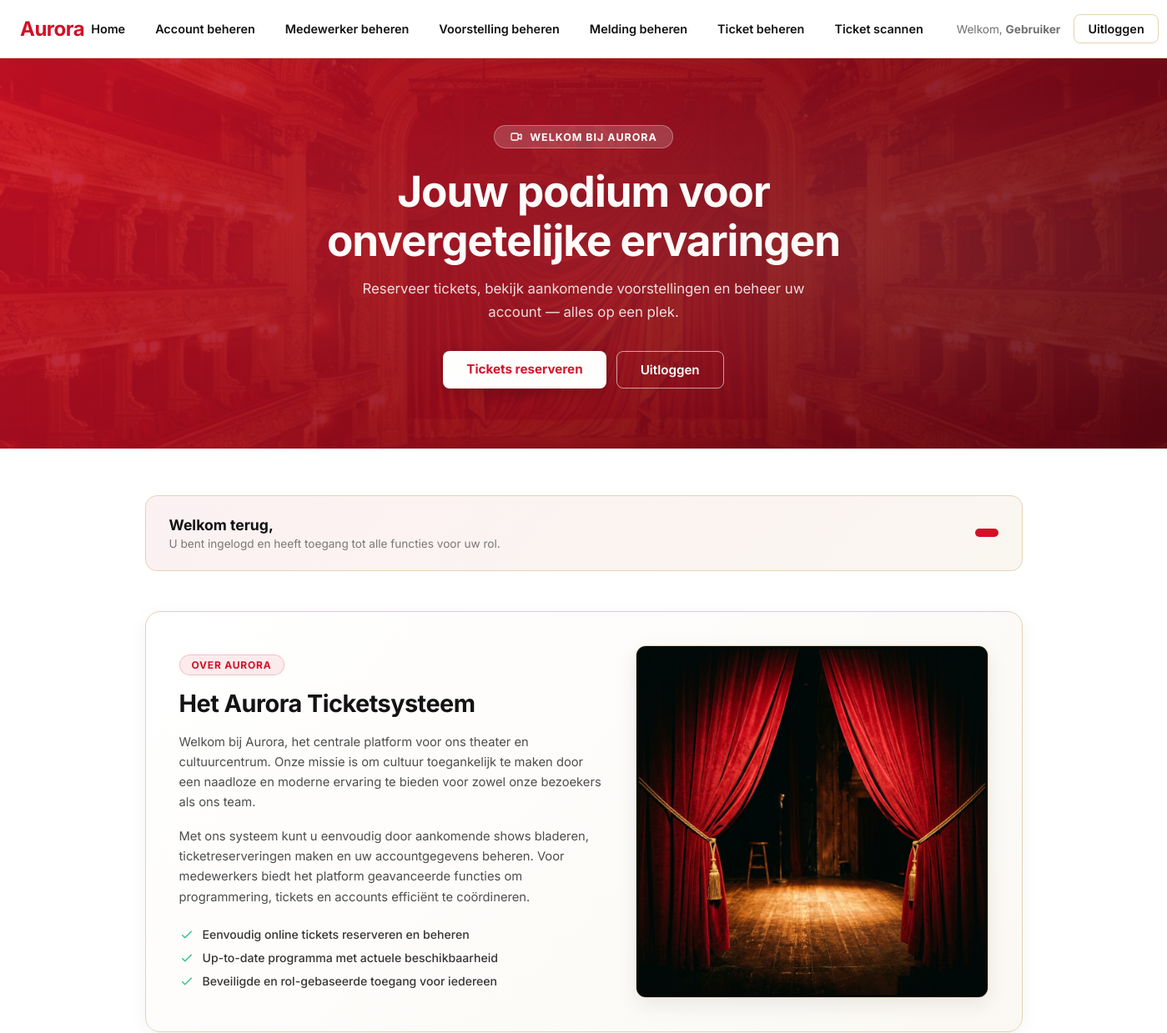
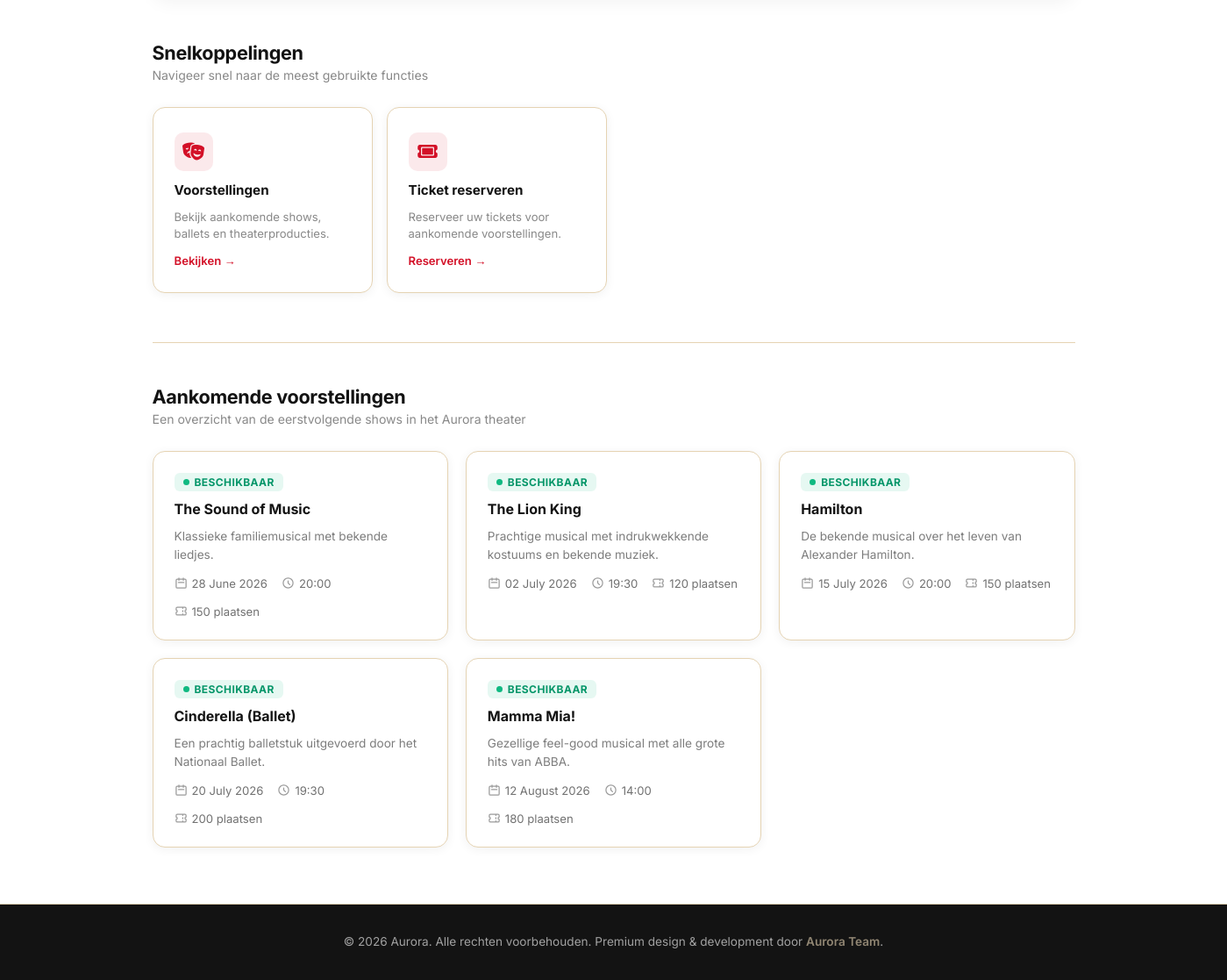
Page /informatie/home.php (signed in) on the committed database (2 pictures, top to bottom).
### tables this page shows
CREATE TABLE Voorstelling (
    Id INT NOT NULL AUTO_INCREMENT
    ,MedewerkerId INT NOT NULL
    ,Naam VARCHAR(100) NOT NULL
    ,Beschrijving TEXT NULL
    ,Datum DATE NOT NULL
    ,Tijd TIME NOT NULL
    ,MaxAantalTickets INT NOT NULL
    ,Beschikbaarheid VARCHAR(50) NOT NULL  
    ,IsActief BIT NOT NULL DEFAULT 1
    ,Opmerking VARCHAR(250) NULL
    ,DatumAangemaakt DATETIME(6) NOT NULL DEFAULT CURRENT_TIMESTAMP(6)
    ,DatumGewijzigd DATETIME(6) NOT NULL DEFAULT CURRENT_TIMESTAMP(6) ON UPDATE CURRENT_TIMESTAMP(6)
    ,PRIMARY KEY (Id)
    ,FOREIGN KEY (MedewerkerId) REFERENCES Medewerker(Id)
);

### informatie/home.php (the view, shortened to what this page needs)
<?php
$dbFout      = false;
$foutmelding = '';
$voorstellingen = [];
try {
    require_once __DIR__ . '/../config.php';
    $stmt = $pdo->prepare("
        SELECT Naam, Beschrijving, Datum, Tijd, MaxAantalTickets, Beschikbaarheid
        FROM voorstelling
        WHERE IsActief = 1 AND Beschikbaarheid != 'Geannuleerd' AND Datum >= CURDATE()
        ORDER BY Datum ASC, Tijd ASC
        LIMIT 6
    ");
    $stmt->execute();
    $voorstellingen = $stmt->fetchAll(PDO::FETCH_ASSOC);
} catch (PDOException $e) {
    $dbFout      = true;
    $foutmelding = 'De server is momenteel niet bereikbaar. Probeer het later opnieuw.';
} catch (Throwable $e) {
    $dbFout      = true;
    $foutmelding = 'Er is een onverwachte fout opgetreden. Probeer het later opnieuw.';
}
$rol        = $_SESSION['rol'] ?? '';
$naam       = $_SESSION['naam'] ?? '';
?>
<!DOCTYPE html>
<html lang="nl">
<head>
    <link rel="stylesheet" href="https://cdnjs.cloudflare.com/ajax/libs/font-awesome/6.4.2/css/all.min.css">
</head>
<body>
<?php require_once __DIR__ . '/../includes/navbar.php'; ?>
<?php if ($dbFout): ?>
    <main class="fout-full-page">
        <div class="fout-kaart" role="alert" aria-live="assertive">
            <div class="fout-icoon">
                <svg xmlns="http://www.w3.org/2000/svg" fill="none" viewBox="0 0 24 24" stroke="currentColor" stroke-width="2"><path stroke-linecap="round" stroke-linejoin="round" d="M12 9v2m0 4h.01m-6.938 4h13.856c1.54 0 2.502-1.667 1.732-3L13.732 4c-.77-1.333-2.694-1.333-3.464 0L3.34 16c-.77 1.333.192 3 1.732 3z"/></svg>
            </div>
            <h2>Server niet bereikbaar</h2>
            <p><?= htmlspecialchars($foutmelding) ?></p>
            <a href="home.php" class="btn-refresh">Probeer opnieuw</a>
        </div>
    </main>
<?php else: ?>
    <section class="hero">
        <div class="hero-badge">
            <svg xmlns="http://www.w3.org/2000/svg" fill="none" viewBox="0 0 24 24" stroke="currentColor" stroke-width="2"><path stroke-linecap="round" stroke-linejoin="round" d="M15 10l4.553-2.276A1 1 0 0121 8.618v6.764a1 1 0 01-1.447.894L15 14M5 18h8a2 2 0 002-2V8a2 2 0 00-2-2H5a2 2 0 00-2 2v8a2 2 0 002 2z"/></svg>
            Welkom bij Aurora
        </div>
        <h1>Jouw podium voor<br>onvergetelijke ervaringen</h1>
        <p>Reserveer tickets, bekijk aankomende voorstellingen en beheer uw account — alles op een plek.</p>
        <div class="hero-acties">
            <?php if ($isIngelogd): ?>
                <a href="../ticket-reseveren/ticket-beheren/index.php" class="btn-hero-primary" id="btn-tickets-reserveren">Tickets reserveren</a>
                <a href="../uitloggen.php" class="btn-hero-secondary" id="btn-uitloggen-hero">Uitloggen</a>
            <?php else: ?>
                <a href="../login.php" class="btn-hero-primary" id="btn-inloggen-hero">Inloggen</a>
                <a href="#voorstellingen" class="btn-hero-secondary" id="btn-bekijk-voorstellingen">Bekijk voorstellingen</a>
            <?php endif; ?>
        </div>
    </section>
    <main class="home-main">
        <?php if ($isIngelogd): ?>
        <div class="welkom-banner" role="complementary" aria-label="Welkomstbericht">
            <div class="welkom-tekst">
                <h2>Welkom terug, <?= htmlspecialchars($naam) ?></h2>
                <p>U bent ingelogd en heeft toegang tot alle functies voor uw rol.</p>
            </div>
            <span class="rol-badge"><?= htmlspecialchars($rol) ?></span>
        </div>
        <?php endif; ?>
        <section class="systeem-info" aria-labelledby="kop-systeem-info">
            <div class="systeem-grid">
                <div class="systeem-tekst">
                    <span class="info-badge">Over Aurora</span>
                    <h2 id="kop-systeem-info">Het Aurora Ticketsysteem</h2>
                    <p>Welkom bij Aurora, het centrale platform voor ons theater en cultuurcentrum. Onze missie is om cultuur toegankelijk te maken door een naadloze en moderne ervaring te bieden voor zowel onze bezoekers als ons team.</p>
                    <p>Met ons systeem kunt u eenvoudig door aankomende shows bladeren, ticketreserveringen maken en uw accountgegevens beheren. Voor medewerkers biedt het platform geavanceerde functies om programmering, tickets en accounts efficiënt te coördineren.</p>
                    <ul class="systeem-kenmerken">
                        <li>
                            <svg class="check-icon" fill="none" viewBox="0 0 24 24" stroke="currentColor" stroke-width="2"><path stroke-linecap="round" stroke-linejoin="round" d="M5 13l4 4L19 7"/></svg>
                            <span>Eenvoudig online tickets reserveren en beheren</span>
                        </li>
                        <li>
                            <svg class="check-icon" fill="none" viewBox="0 0 24 24" stroke="currentColor" stroke-width="2"><path stroke-linecap="round" stroke-linejoin="round" d="M5 13l4 4L19 7"/></svg>
                            <span>Up-to-date programma met actuele beschikbaarheid</span>
                        </li>
                        <li>
                            <svg class="check-icon" fill="none" viewBox="0 0 24 24" stroke="currentColor" stroke-width="2"><path stroke-linecap="round" stroke-linejoin="round" d="M5 13l4 4L19 7"/></svg>
                            <span>Beveiligde en rol-gebaseerde toegang voor iedereen</span>
                        </li>
                    </ul>
                </div>
                <div class="systeem-afbeelding">
                    <img src="../assets/images/theater-stage.png" alt="Aurora Theater Podium" class="info-img">
                </div>
            </div>
        </section>
        <section aria-labelledby="kop-snelkoppelingen">
            <div class="sectie-kop">
                <h2 id="kop-snelkoppelingen">Snelkoppelingen</h2>
                <p>Navigeer snel naar de meest gebruikte functies</p>
            </div>
            <div class="kaart-raster">
                <a href="#voorstellingen" class="actie-kaart" id="link-voorstellingen" aria-label="Ga naar aankomende voorstellingen">
                    <div class="kaart-icoon">
                        <i class="fa-solid fa-masks-theater"></i>
                    </div>
                    <h3>Voorstellingen</h3>
                    <p>Bekijk aankomende shows, ballets en theaterproducties.</p>
                    <span class="pijl">Bekijken &rarr;</span>
                </a>
                <?php if ($isIngelogd): ?>
                <a href="../ticket-reseveren/ticket-beheren/index.php" class="actie-kaart" id="link-tickets" aria-label="Ga naar ticket reserveren">
                    <div class="kaart-icoon">
                        <i class="fa-solid fa-ticket"></i>
                    </div>
                    <h3>Ticket reserveren</h3>
                    <p>Reserveer uw tickets voor aankomende voorstellingen.</p>
                    <span class="pijl">Reserveren &rarr;</span>
                </a>
                <?php endif; ?>
            </div>
        </section>
        <div class="sectie-divider"></div>
        <section id="voorstellingen" aria-labelledby="kop-voorstellingen">
            <div class="sectie-kop">
                <h2 id="kop-voorstellingen">Aankomende voorstellingen</h2>
                <p>Een overzicht van de eerstvolgende shows in het Aurora theater</p>
            </div>
            <?php if (empty($voorstellingen)): ?>
                <div class="voorstelling-raster">
                    <div class="geen-voorstellingen" role="status">
                        Er zijn momenteel geen aankomende voorstellingen gepland.
                    </div>
                </div>
            <?php else: ?>
                <div class="voorstelling-raster">
                    <?php foreach ($voorstellingen as $vs):
                        $datum = date('d F Y', strtotime($vs['Datum']));
                        $tijd  = substr($vs['Tijd'], 0, 5);
                        $isUitverkocht = ($vs['Beschikbaarheid'] === 'Uitverkocht');
                    ?>
                    <article class="voorstelling-kaart">
                        <div class="vs-badge <?= $isUitverkocht ? 'uitverkocht' : 'beschikbaar' ?>">
                            <span class="status-dot"></span>
                            <?= $isUitverkocht ? 'Uitverkocht' : 'Beschikbaar' ?>
                        </div>
                        <h3><?= htmlspecialchars($vs['Naam']) ?></h3>
                        <?php if (!empty($vs['Beschrijving'])): ?>
                            <p class="vs-beschrijving"><?= htmlspecialchars($vs['Beschrijving']) ?></p>
                        <?php endif; ?>
                        <div class="vs-info-rij">
                            <div class="vs-info-item">
                                <svg xmlns="http://www.w3.org/2000/svg" fill="none" viewBox="0 0 24 24" stroke="currentColor" stroke-width="2"><path stroke-linecap="round" stroke-linejoin="round" d="M8 7V3m8 4V3m-9 8h10M5 21h14a2 2 0 002-2V7a2 2 0 00-2-2H5a2 2 0 00-2 2v12a2 2 0 002 2z"/></svg>
                                <span><?= htmlspecialchars($datum) ?></span>
                            </div>
                            <div class="vs-info-item">
                                <svg xmlns="http://www.w3.org/2000/svg" fill="none" viewBox="0 0 24 24" stroke="currentColor" stroke-width="2"><path stroke-linecap="round" stroke-linejoin="round" d="M12 8v4l3 3m6-3a9 9 0 11-18 0 9 9 0 0118 0z"/></svg>
                                <span><?= htmlspecialchars($tijd) ?></span>
                            </div>
                            <div class="vs-info-item">
                                <svg xmlns="http://www.w3.org/2000/svg" fill="none" viewBox="0 0 24 24" stroke="currentColor" stroke-width="2"><path stroke-linecap="round" stroke-linejoin="round" d="M15 5v2m0 4v2m0 4v2M5 5a2 2 0 00-2 2v3a2 2 0 110 4v3a2 2 0 002 2h14a2 2 0 002-2v-3a2 2 0 110-4V7a2 2 0 00-2-2H5z"/></svg>
                                <span><?= (int)$vs['MaxAantalTickets'] ?> plaatsen</span>
                            </div>
                        </div>
                    </article>
                    <?php endforeach; ?>
                </div>
            <?php endif; ?>
        </section>
    </main>
<?php endif; ?>
<?php require_once __DIR__ . '/../includes/footer.php'; ?>
</body>
</html>

### rows in the picture
voorstelling: Beschikbaarheid "BESCHIKBAAR", Naam "The Sound of Music", Beschrijving "Klassieke familiemusical met bekende liedjes.", Datum "28 June 2026", Tijd "20:00", MaxAantalTickets "150"
voorstelling: Beschikbaarheid "BESCHIKBAAR", Naam "The Lion King", Beschrijving "Prachtige musical met indrukwekkende kostuums en bekende muziek.", Datum "02 July 2026", Tijd "19:30", MaxAantalTickets "120"
voorstelling: Beschikbaarheid "BESCHIKBAAR", Naam "Hamilton", Beschrijving "De bekende musical over het leven van Alexander Hamilton.", Datum "15 July 2026", Tijd "20:00", MaxAantalTickets "150"
voorstelling: Beschikbaarheid "BESCHIKBAAR", Naam "Cinderella (Ballet)", Beschrijving "Een prachtig balletstuk uitgevoerd door het Nationaal Ballet.", Datum "20 July 2026", Tijd "19:30", MaxAantalTickets "200"
voorstelling: Beschikbaarheid "BESCHIKBAAR", Naam "Mamma Mia!", Beschrijving "Gezellige feel-good musical met alle grote hits van ABBA.", Datum "12 August 2026", Tijd "14:00", MaxAantalTickets "180"

### other values in the picture
$_SESSION['naam'] "Gebruiker"
